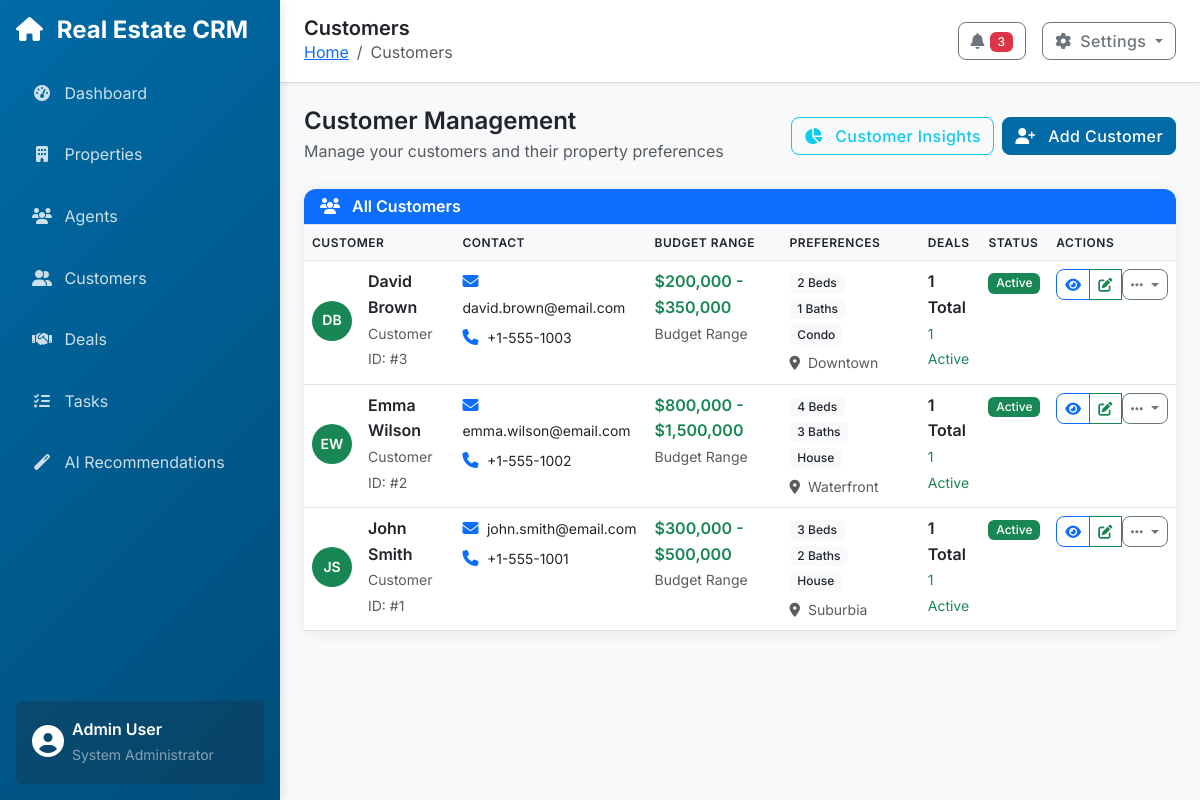
Page /customers on the committed database.
### sqlalchemy_models.py (models this page shows, shortened)
class Customer(db.Model):
    __tablename__ = "customers"
    id: Mapped[int] = mapped_column(Integer, primary_key=True)
    name: Mapped[str] = mapped_column(String(255), nullable=False)
    email: Mapped[str] = mapped_column(String(255), unique=True, nullable=False)
    phone: Mapped[str] = mapped_column(String(20), nullable=False)
    budget_min: Mapped[float] = mapped_column(Float, default=0)
    budget_max: Mapped[float] = mapped_column(Float, default=0)
    preferred_bedrooms: Mapped[int] = mapped_column(Integer, default=0)
    preferred_bathrooms: Mapped[int] = mapped_column(Integer, default=0)
    preferred_type: Mapped[str] = mapped_column(String(50), default="")
    location_preference: Mapped[str] = mapped_column(String(255), default="")
    status: Mapped[str] = mapped_column(String(20), default="active")
    created_at: Mapped[datetime] = mapped_column(DateTime, default=datetime.utcnow)
    deals = relationship("Deal", back_populates="customer")

### views/customers.py (the view)
@bp.route("/customers")
def customers():
    customers = database_service.get_customers()
    for customer in customers:
        setattr(customer, "total_deals", len(customer.deals))
        setattr(
            customer,
            "active_deals",
            len([d for d in customer.deals if d.status not in ["closed_won", "closed_lost"]]),
        )
    return render_template("customers.html", customers=customers)

### database_service.py (called while the page is built)
    def get_customers(self) -> List[Customer]:
        return Customer.query.order_by(Customer.name).all()

### templates/customers.html (shortened to what this page needs)
{% extends "base.html" %}
{% block page_title %}Customers{% endblock %}
{% block breadcrumb %}
<li class="breadcrumb-item"><a href="{{ url_for('dashboard') }}">Home</a></li>
<li class="breadcrumb-item active" aria-current="page">Customers</li>
{% endblock %}
{% block content %}
<div class="d-flex justify-content-between align-items-center mb-4">
    <div>
        <h4 class="mb-1">Customer Management</h4>
        <p class="text-muted mb-0">Manage your customers and their property preferences</p>
    </div>
    <div class="d-flex gap-2">
        <button class="btn btn-outline-info" onclick="showCustomerInsights()">
            <i class="fas fa-chart-pie me-2"></i>
            Customer Insights
        </button>
        <button class="btn btn-primary" data-bs-toggle="modal" data-bs-target="#addCustomerModal">
            <i class="fas fa-user-plus me-2"></i>
            Add Customer
        </button>
    </div>
</div>
<div class="card">
    <div class="card-header bg-primary text-white">
        <h6 class="card-title mb-0">
            <i class="fas fa-users me-2"></i>
            All Customers
        </h6>
    </div>
    <div class="card-body p-0">
        {% if customers %}
        <div class="table-responsive">
            <table class="table table-hover mb-0">
                <thead class="table-light">
                    <tr>
                        <th>Customer</th>
                        <th>Contact</th>
                        <th>Budget Range</th>
                        <th>Preferences</th>
                        <th>Deals</th>
                        <th>Status</th>
                        <th>Actions</th>
                    </tr>
                </thead>
                <tbody>
                    {% for customer in customers %}
                    <tr>
                        <td>
                            <div class="d-flex align-items-center">
                                <div class="customer-avatar me-3">
                                    <div class="avatar-circle bg-success text-white">
                                        {{ customer.name.split()[0][0] }}{{ customer.name.split()[-1][0] if customer.name.split()|length > 1 else '' }}
                                    </div>
                                </div>
                                <div>
                                    <div class="fw-semibold">{{ customer.name }}</div>
                                    <small class="text-muted">Customer ID: #{{ customer.id }}</small>
                                </div>
                            </div>
                        </td>
                        <td>
                            <div>
                                <div class="mb-1">
                                    <i class="fas fa-envelope text-primary me-1"></i>
                                    <small>{{ customer.email }}</small>
                                </div>
                                <div>
                                    <i class="fas fa-phone text-primary me-1"></i>
                                    <small>{{ customer.phone }}</small>
                                </div>
                            </div>
                        </td>
                        <td>
                            {% if customer.budget_min > 0 or customer.budget_max > 0 %}
                            <div class="budget-range">
                                <div class="fw-semibold text-success">
                                    ${{ "{:,.0f}".format(customer.budget_min) }} - ${{ "{:,.0f}".format(customer.budget_max) }}
                                </div>
                                <small class="text-muted">Budget Range</small>
                            </div>
                            {% else %}
                            <span class="text-muted">Not specified</span>
                            {% endif %}
                        </td>
                        <td>
                            <div class="preferences">
                                {% if customer.preferred_bedrooms > 0 %}
                                <span class="badge bg-light text-dark me-1">{{ customer.preferred_bedrooms }} Beds</span>
                                {% endif %}
                                {% if customer.preferred_bathrooms > 0 %}
                                <span class="badge bg-light text-dark me-1">{{ customer.preferred_bathrooms }} Baths</span>
                                {% endif %}
                                {% if customer.preferred_type %}
                                <span class="badge bg-light text-dark me-1">{{ customer.preferred_type }}</span>
                                {% endif %}
                                {% if customer.location_preference %}
                                <div class="mt-1">
                                    <small class="text-muted">
                                        <i class="fas fa-map-marker-alt me-1"></i>
                                        {{ customer.location_preference }}
                                    </small>
                                </div>
                                {% endif %}
                            </div>
                        </td>
                        <td>
                            <div class="deals-info">
                                <div class="fw-semibold">{{ customer.total_deals }} Total</div>
                                <small class="text-{{ 'success' if customer.active_deals > 0 else 'muted' }}">
                                    {{ customer.active_deals }} Active
                                </small>
                            </div>
                        </td>
                        <td>
                            <span class="badge bg-{{ 'success' if customer.status == 'active' else 'secondary' }}">
                                {{ customer.status.title() }}
                            </span>
                        </td>
                        <td>
                            <div class="btn-group" role="group">
                                <button class="btn btn-outline-primary btn-sm" onclick="viewCustomer({{ customer.id }})">
                                    <i class="fas fa-eye"></i>
                                </button>
                                <button class="btn btn-outline-success btn-sm" onclick="editCustomer({{ customer.id }})">
                                    <i class="fas fa-edit"></i>
                                </button>
                                <div class="dropdown">
                                    <button class="btn btn-outline-secondary btn-sm dropdown-toggle" data-bs-toggle="dropdown">
                                        <i class="fas fa-ellipsis-h"></i>
                                    </button>
                                </div>
                            </div>
                        </td>
                    </tr>
                    {% endfor %}
                </tbody>
            </table>
        </div>
        {% endif %}
    </div>
</div>
{% endblock %}

### static/css/style.css (style rules this page uses)
:root { --primary-color: #006BA6; --secondary-color: #0FA958; --background-color: #F8F9FA; --text-color: #212529; --accent-color: #6C757D; --warning-color: #FD7E14; --border-color: #DEE2E6; }
body { font-family: 'Inter', -apple-system, BlinkMacSystemFont, 'Segoe UI', Roboto, sans-serif; background-color: var(--background-color); color: var(--text-color); line-height: 1.6; }
h1, h2, h3, h4, h5, h6 { font-weight: 600; color: var(--text-color); }
.d-flex { display: flex !important; }
.card { border: none; border-radius: 0.75rem; box-shadow: 0 2px 15px rgba(0,0,0,0.08); transition: all 0.3s ease; }
.card-header { border-bottom: 1px solid var(--border-color); border-radius: 0.75rem 0.75rem 0 0 !important; font-weight: 600; }
.customer-avatar .avatar-circle { width: 40px; height: 40px; border-radius: 50%; display: flex; align-items: center; justify-content: center; font-size: 0.875rem; font-weight: 600; }
.btn { border-radius: 0.5rem; font-weight: 500; letter-spacing: 0.025em; transition: all 0.3s ease; }
.btn-primary { background-color: var(--primary-color); border-color: var(--primary-color); }
.table { background-color: white; }
.table th { font-weight: 600; color: var(--text-color); border-top: none; text-transform: uppercase; font-size: 0.75rem; letter-spacing: 0.5px; }
.badge { font-weight: 500; font-size: 0.75rem; border-radius: 0.375rem; }

### rows in the picture
Customer: name "D", name.split|length "B", name "David Brown", id "3", email "david.brown@email.com", phone "+1-555-1003", budget_min "200,000", budget_max "350,000", preferred_bedrooms "2", preferred_bathrooms "1", preferred_type "Condo", location_preference "Downtown", total_deals "1", active_deals "1", status "Active"
Customer: name "E", name.split|length "W", name "Emma Wilson", id "2", email "emma.wilson@email.com", phone "+1-555-1002", budget_min "800,000", budget_max "1,500,000", preferred_bedrooms "4", preferred_bathrooms "3", preferred_type "House", location_preference "Waterfront", total_deals "1", active_deals "1", status "Active"
Customer: name "J", name.split|length "S", name "John Smith", id "1", email "john.smith@email.com", phone "+1-555-1001", budget_min "300,000", budget_max "500,000", preferred_bedrooms "3", preferred_bathrooms "2", preferred_type "House", location_preference "Suburbia", total_deals "1", active_deals "1", status "Active"
